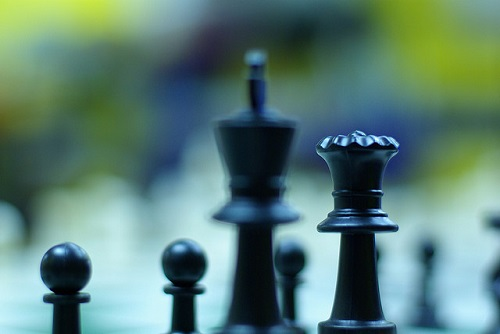
#> input picture lab_6/focus.jpg, 500 x 334 px
$ jupyter execute lab_6.ipynb   (shell and % lines are left out)
#> lines starting #> are read from the running program, lines starting #| are printed output that depends on the picture
[cell 1]
import numpy as np
import matplotlib.pyplot as plt

[cell 2]
def data_gen(N=100, mu=0, sigma=.4, xstart=0, xend=1):
    x = np.linspace(xstart,xend,N)
    m, c = .5, 2
    y = m * x + c + np.random.normal(mu, sigma, N)

    return x,y

[cell 3]
def reg_line(x, y):
    least = False
    mP = -10
    cP = -5
    m = 0
    c = 0
    err1 = 10000
    while(least == False):
        i = 0
        err = 0
        while(i < 10):
            err += np.power((y[i] - (mP*x[i]) - cP), 2)
            i = i + 1

        #print(err)
        if(err < err1):
            err1 = err
            m = mP
            c = cP
        if(mP == 5 and cP == 5):
            least = True
        elif(mP == 5):
            cP = cP + 1
        else:
            mP = mP + 0.5
    return m, c, err1

[cell 4]
x, y = data_gen(N=10, xstart=3, xend=8)

m, c, err = reg_line(x, y)

a = np.linspace(1, 9, 10)
b = (m * a) + c

fig = plt.figure()
plt.figure(figsize=(5,5))
plt.plot(x,y,'ro')
plt.plot(a,b,'k-')
plt.xlabel('x')
plt.ylabel('y')
plt.xlim([0,10])
plt.ylim([-10,10])
plt.savefig('temp.png', dpi=fig.dpi)
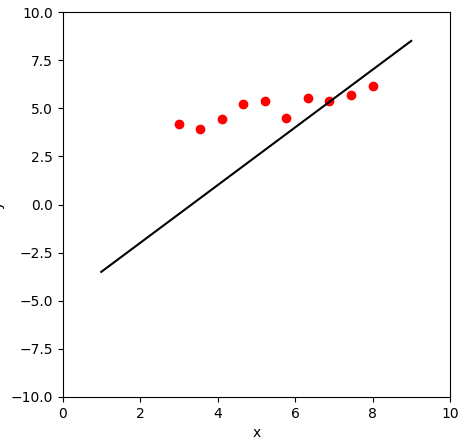
#> figure drawn by matplotlib, 1 panel; curve peaks at x = 8, y = 6.16; curve peaks at x = 9, y = 8.5

[cell 5]
def im_rotate(img, angle_in_degrees):
    pass
    # Should return the rotated image.

    angle = (angle_in_degrees * np.pi)/180
    COS = np.cos(angle)
    SIN = np.sin(angle)
    R = np.matrix([[COS, -SIN], [SIN, COS]])
    c, d = img.shape
    print(img.shape)

    img_r = [[0 for e in range(c)]for f in range(d)]
    for i in range(1, c):
        for j in range(1, d):
            temp = np.dot(R,[i, j])
            xP = abs(int(temp.item(0, 0)))
            yP = abs(int(temp.item(0, 1)))
            img_r[xP][yP] = img[i, j]

    return img_r

[cell 6]
import cv2
img = cv2.imread('focus.jpg', 0) # Load in grayscale
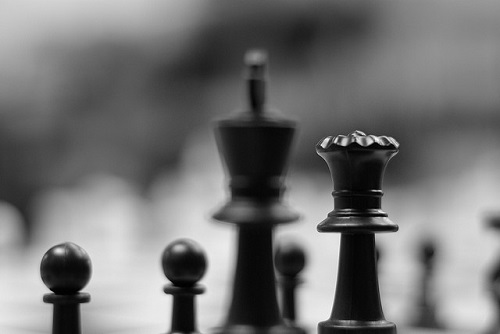
#> img: shape (334, 500); min 0, max 253, mean 115.1

img_R = im_rotate(img, 90)
#| (334, 500)
#> after the loop in im_rotate, `for i in range(1, c):`: img_r = 500 items
#> img_R = 500 items


plt.figure(figsize=(5,5))
plt.imshow(img_R, 'gray')
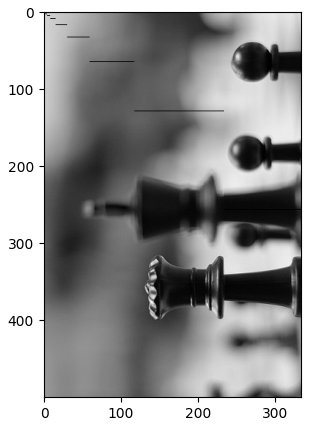
#> figure drawn by matplotlib, 1 panel
